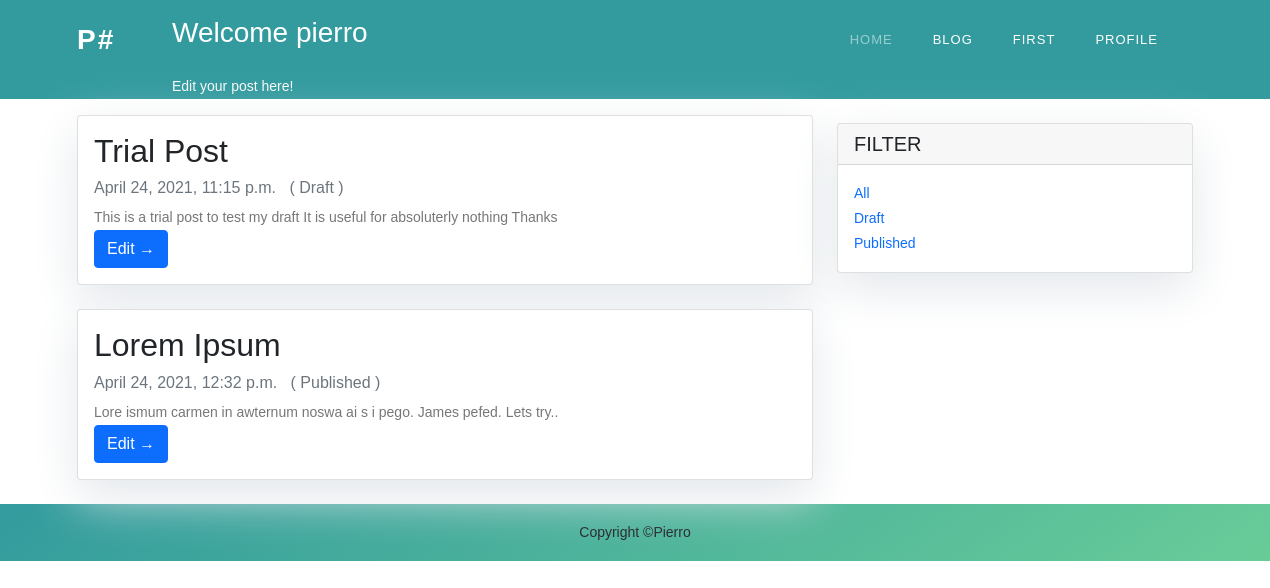
The app's page /blog/admin/All/ (signed in) with its own data.
### blog/models.py (models this page shows, shortened)
class Post(models.Model):
	STATUS = (
		(0, 'Draft'), (1, 'Publish')
		)
	author = models.ForeignKey(User, on_delete=models.CASCADE)
	title = models.CharField(max_length=200, unique=True)
	slug = models.SlugField(max_length=200, unique=True)
	body = models.TextField()
	status = models.IntegerField(choices=STATUS, default=0)
	date_created = models.DateTimeField(auto_now_add=True)
	date_modified = models.DateTimeField()
	class Meta:
		ordering = ['-date_created']

### blog/views.py (the view)
# urls.py: path('admin/<str:filter>/', views.blog_admin_index, name='blog_admin_index'),
def blog_admin_index(req, filter):
	if not req.user.is_authenticated:
		return redirect('blog_index')
	if filter == 'All':
		queryset = Post.objects.filter(author=req.user).order_by('-date_created')
	elif filter == 'Draft':
		queryset = Post.objects.filter(status=0, author=req.user).order_by('-date_created')
	elif filter =='Published':
		queryset = Post.objects.filter(status=1, author=req.user).order_by('-date_created')
	else:
		raise Http404('Path does not exist')
	contxt = {'title': 'Blog', 'posts': queryset, 'status': ['Draft', 'Published'] }
	return render(req, 'blog/blog_admin.html', contxt)

### blog/templates/blog/blog_admin.html (shortened to what this page needs)
{%extends 'base.html' %}
{%block content %}
{% if user.is_authenticated %}
<header style="background: rgb(51,155,158)">
    <div class="container">
        <div class="row">
            <div class="col-md-8 col-md-10 mx-auto">
                <div class="site-heading">
                    <h3 class="site-heading my-4 mt-3 text-white">Welcome {{user.username}} </h3>
                    <p class="text-light"> Edit your post here! &nbsp;
                    </p>
                </div>
            </div>
        </div>
    </div>
</header>
<div class="container">
    <div class="row">
        <div class="col-md-8 mt-3 left">
        	{%if posts %}
	            {% for post in posts %}
	            <div class="card mb-4">
	                <div class="card-body">
	                    <h2 class="card-title">{{ post.title }}</h2>
	                    <p class="card-text text-muted h6"> {{ post.date_created}}  &nbsp; ({%if post.status %} {{status.1}} {%else%} {{status.0}} {% endif %}) </p>
	                    <p class="card-text">{{post.body|slice:":200" }}</p>
	                    <a href="{%url 'update_blog' post.slug %}" class="btn btn-primary">Edit &rarr;</a>
	                </div>
	            </div>
	            {% endfor %}
            {%else%}
            <p> Nothing here!
            {% endif %}
        </div>
        {% block sidebar %} {% include 'blog/filterbar.html' %} {% endblock sidebar %}
    </div>
</div>
	{% else %}
		<p>
			Please Sign In to write an article.
		</p>
	{% endif %}
{%endblock%}

### static/css/style.css (style rules this page uses)
html, body, div, span, applet, object, iframe, h1, h2, h3, h4, h5, h6, p, blockquote, div pre, a, abbr, acronym, address, big, cite, code, del, dfn, em, font, img, ins, kbd, q, s, samp, small, strike, strong, sub, sup, tt, var, b, u, i, center, dl, dt, dd, ol, ul, li, figure, header, nav, section, article, aside, footer, figcaption { margin: 0; padding: 0; border: 0; outline: 0; }
header, nav, section, article, aside, footer, hgroup { display: block; }
* { box-sizing: border-box; }
html, body { font-family: 'Raleway', sans-serif; font-weight: 400; background-color: #fff; font-size: 16px; -ms-text-size-adjust: 100%; -webkit-font-smoothing: antialiased; -moz-osx-font-smoothing: grayscale; }
a { text-decoration: none !important; }
h1, h2, h3, h4, h5, h6 { margin-top: 0px; margin-bottom: 0px; }
p { font-size: 14px; line-height: 25px; color: #777; }
html, body { background: #fff; font-family: 'Raleway', sans-serif; }
*, *:before, *:after { -webkit-box-sizing: border-box; box-sizing: border-box; -webkit-font-smoothing: antialiased; -moz-osx-font-smoothing: grayscale; }

### blog/templates/blog/blog_admin.html (style rules this page uses)
.card { box-shadow: 0 16px 48px #E3E7EB; }

### blog/templates/blog/filterbar.html (style rules this page uses)
.card { box-shadow: 0 16px 48px #E3E7EB; }

### records on screen
Post: title "Trial Post", date_created "April 24, 2021, 11:15 p.m.", status "Draft", body "This is a trial post to test my draft It is useful for absoluterly nothing Thanks"
Post: title "Lorem Ipsum", date_created "April 24, 2021, 12:32 p.m.", status "Published", body "Lore ismum carmen in awternum noswa ai s i pego. James pefed. Lets try.."

### other values on screen
{{ user.username }} "pierro"
